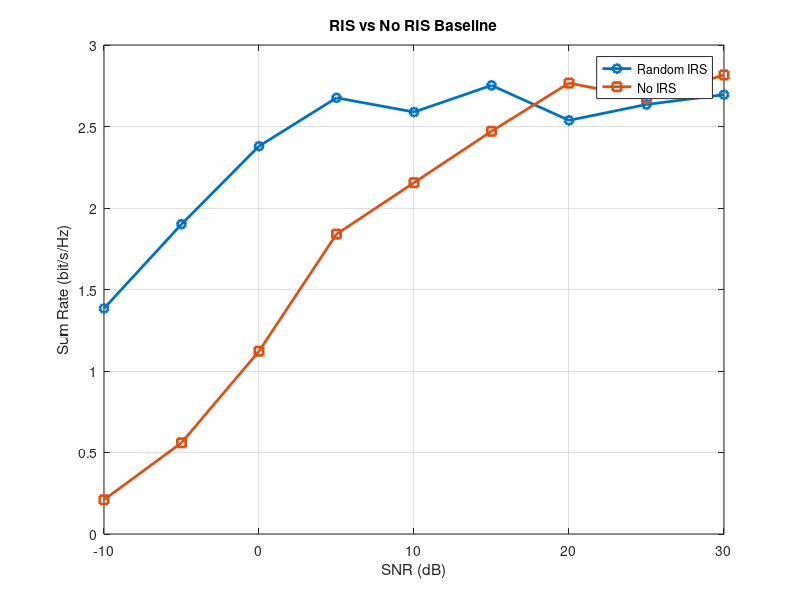

Here is the MATLAB script that generated this plot:
clc;
clear;
close all;

M = 4;
K = 4;
N = 16;

SNR_dB = -10:5:30;
num_iter = 100;

sum_rate_RIS = zeros(length(SNR_dB),1);
sum_rate_noRIS = zeros(length(SNR_dB),1);

for snr_idx = 1:length(SNR_dB)

    Pt = 10^(SNR_dB(snr_idx)/10);
    noise = 1;

    rate_RIS = 0;
    rate_noRIS = 0;

    for iter = 1:num_iter
        
        Hd = (randn(K,M) + 1j*randn(K,M))/sqrt(2);
        G = (randn(N,M) + 1j*randn(N,M))/sqrt(2);
        Hr = (randn(K,N) + 1j*randn(K,N))/sqrt(2);

        theta = 2*pi*rand(N,1);
        Phi = diag(exp(1j*theta));

        %% ========== WITH IRS ==========
        H = Hd + Hr * Phi * G;

        W = zeros(M,K);
        for k = 1:K
            hk = H(k,:).';
            W(:,k) = hk / norm(hk);
        end
        W = W / norm(W,'fro') * sqrt(Pt);

        SINR = zeros(K,1);
        for k = 1:K
            hk = H(k,:);
            signal = abs(hk * W(:,k))^2;
            interf = 0;
            for j = 1:K
                if j ~= k
                    interf = interf + abs(hk * W(:,j))^2;
                end
            end
            SINR(k) = signal/(interf + noise);
        end
        rate_RIS = rate_RIS + sum(log2(1+SINR));

        %% ========== NO IRS ==========
        H = Hd;   % ← 关键：关闭IRS

        W = zeros(M,K);
        for k = 1:K
            hk = H(k,:).';
            W(:,k) = hk / norm(hk);
        end
        W = W / norm(W,'fro') * sqrt(Pt);

        SINR = zeros(K,1);
        for k = 1:K
            hk = H(k,:);
            signal = abs(hk * W(:,k))^2;
            interf = 0;
            for j = 1:K
                if j ~= k
                    interf = interf + abs(hk * W(:,j))^2;
                end
            end
            SINR(k) = signal/(interf + noise);
        end
        rate_noRIS = rate_noRIS + sum(log2(1+SINR));

    end

    sum_rate_RIS(snr_idx) = rate_RIS/num_iter;
    sum_rate_noRIS(snr_idx) = rate_noRIS/num_iter;

end

figure;
plot(SNR_dB,sum_rate_RIS,'-o','LineWidth',2); hold on;
plot(SNR_dB,sum_rate_noRIS,'-s','LineWidth',2);
grid on;
legend('Random IRS','No IRS');
xlabel('SNR (dB)');
ylabel('Sum Rate (bit/s/Hz)');
title('RIS vs No RIS Baseline');
